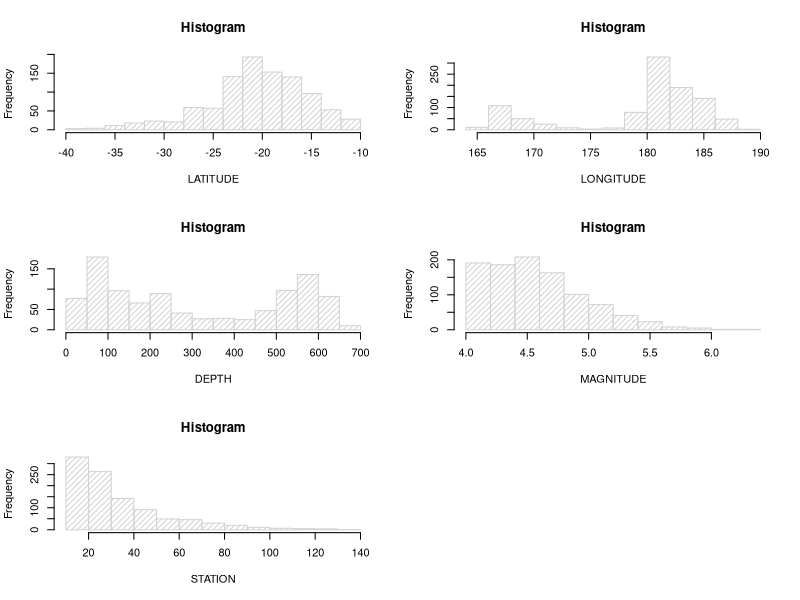
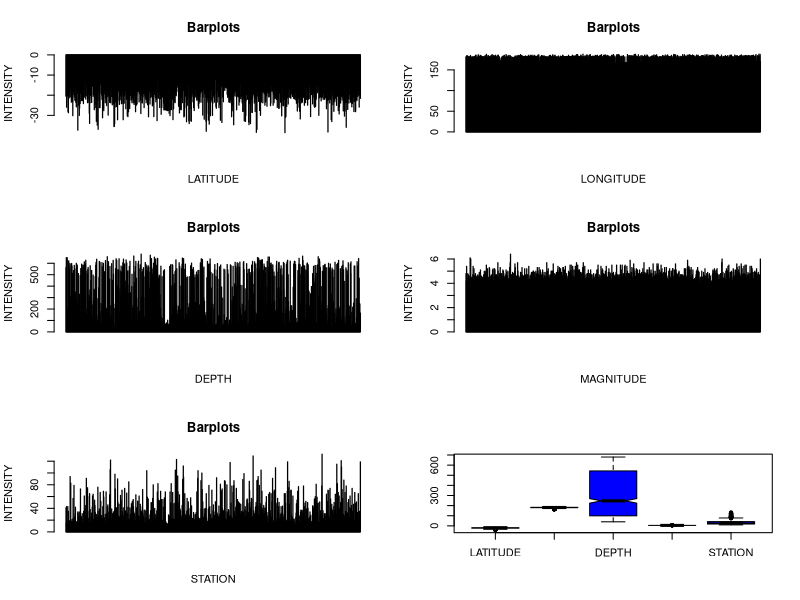
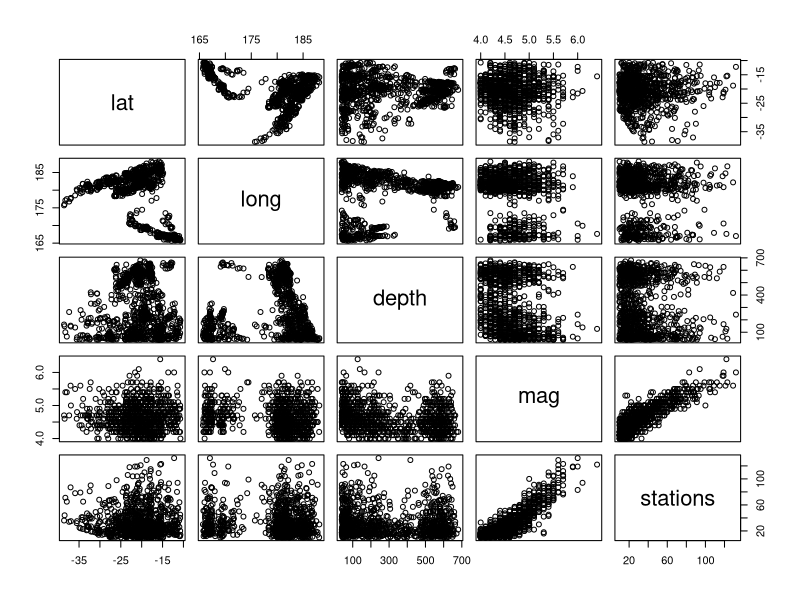

Reproduce these figures in R, in order. (Note: this script raises an error after producing the figures.)
Equakes<-datasets::quakes
summary(Equakes)


#Histogram
par(mfrow=c(3,2),las=0,mgp=c(3,1,0))
t=c("LATITUDE","LONGITUDE","DEPTH","MAGNITUDE","STATION")
for(i in 1:5)
hist(Equakes[,i],main="Histogram",xlab=t[i],bty="O",density = 25)


#Barplots
par(mfrow=c(3,2),las=0,mgp=c(3,1,0))
for(i in 1:5)
barplot(Equakes[,i],xlab=t[i],ylab="INTENSITY", main="Barplots",)


#Boxplot
boxplot(Equakes[,c(1:5)],names=t,notch=TRUE,col='Blue',axes=TRUE)
  

#plot
plot(Equakes)


#Skewness, kurtosis, variance and standard deviation
skewness(Equakes)
kurtosis(Equakes)
stat.desc(Equakes)#standard deviation and variance is d

           